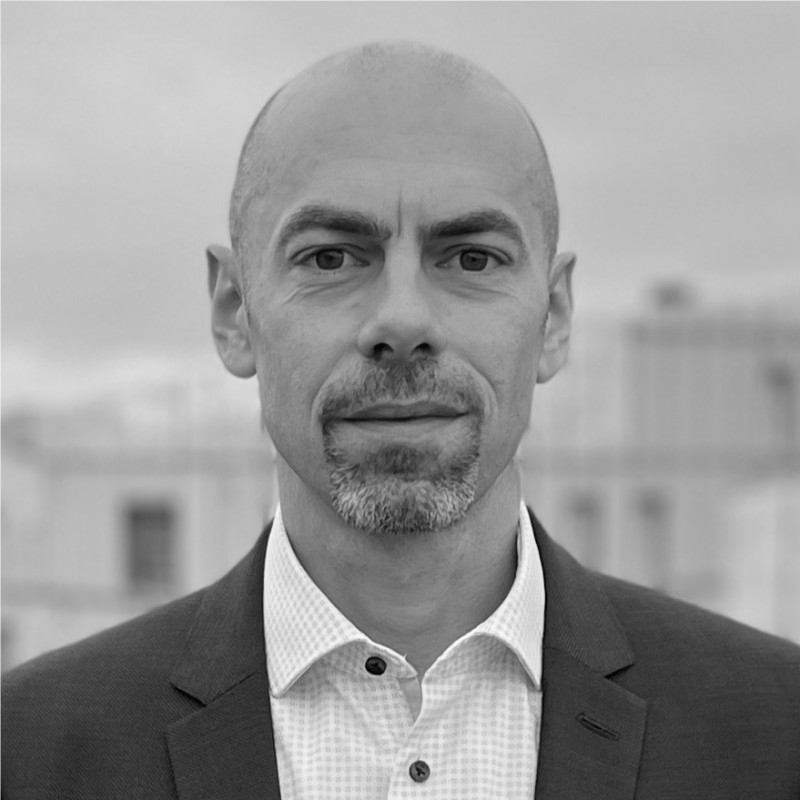
%> input picture ex09/prega.pgm, 800 x 800 px
$ octave ex09.m   (GNU Octave 9; MATLAB toolbox functions it lacks are replaced by stand-ins)
%> lines starting %> are read from the running program, lines starting %| are printed output that depends on the picture; in (x1, y1, x2, y2) boxes, pixels count from 0 and x2, y2 are one past the last pixel; in counts of white or black regions, pixels touching at a corner belong together; the program's own positions count from 1
prega = imread("prega.pgm");
%> prega is the input picture: size 800x800 uint8; min 1, max 255, mean 152.7
api = imread("t2.pgm");
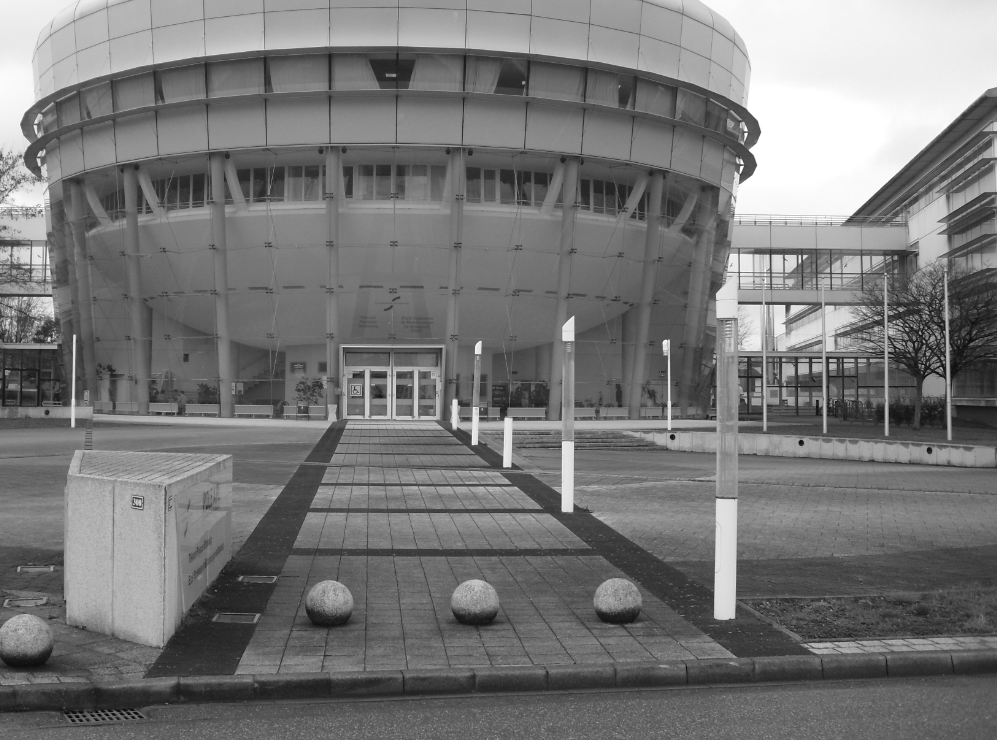
%> input picture ex09/t2.pgm, 997 x 740 px
%> api is the input picture: size 740x997 uint8; min 4, max 255, mean 119.1

pts_image = [0 0; 0 size(prega, 1); size(prega, 2) 0; size(prega, 2) size(prega, 1)];
%> pts_image = [0 0; 0 800; 800 0; 800 800]

pts_scene = [165 485; 232 452; 165 646; 232 555];
api = put_image(pts_scene, pts_image, api, prega);

pts_scene = [69 475; 165 487; 65 621; 164 645];
api = put_image(pts_scene, pts_image, api, prega);

pts_scene = [75 451; 230 454; 69 476; 164 487];
api = put_image(pts_scene, pts_image, api, prega);

pts_scene = [350 418; 438 422; 236 671; 732 654];
api = put_image(pts_scene, pts_image, api, prega);
imshow(api);

function [H] = get_homography(pts_scene, pts_image)
%> called with pts_scene = [165 485; 232 452; 165 646; 232 555], pts_image = [0 0; 0 800; 800 0; 800 800]
  n = size(pts_scene, 1);
  B = zeros(2*n, 9);

  for i=1:n;
      x = pts_scene(i, 1);
      y = pts_scene(i, 2);
      u = pts_image(i, 1);
      v = pts_image(i, 2);

      B(2*i-1, :) = [x y 1 0 0 0 -u*x -u*y -u];
      B(2*i, :) = [0 0 0 x y 1 -v*x -v*y -v];
  end

  [~, ~, V] = svd(B);

  H = reshape(V(:, end), 3, 3)';
end

function [scene] = put_image(pts_scene, pts_image, scene, image)
  H = get_homography(pts_scene, pts_image);
  min_x = min(pts_scene(:, 1));
  min_y = min(pts_scene(:, 2));
  max_x = max(pts_scene(:, 1));
  max_y = max(pts_scene(:, 2));

  for i=min_x:max_x
    for j=min_y:max_y
      p = H * [i; j; 1];
      p = p / p(3);
      p = round(p);

      if p(1) < 1 || p(1) > size(image, 2) || p(2) < 1 || p(2) > size(image, 1)
        continue
      end

      scene(j, i) = image(p(1), p(2));
    end
  end
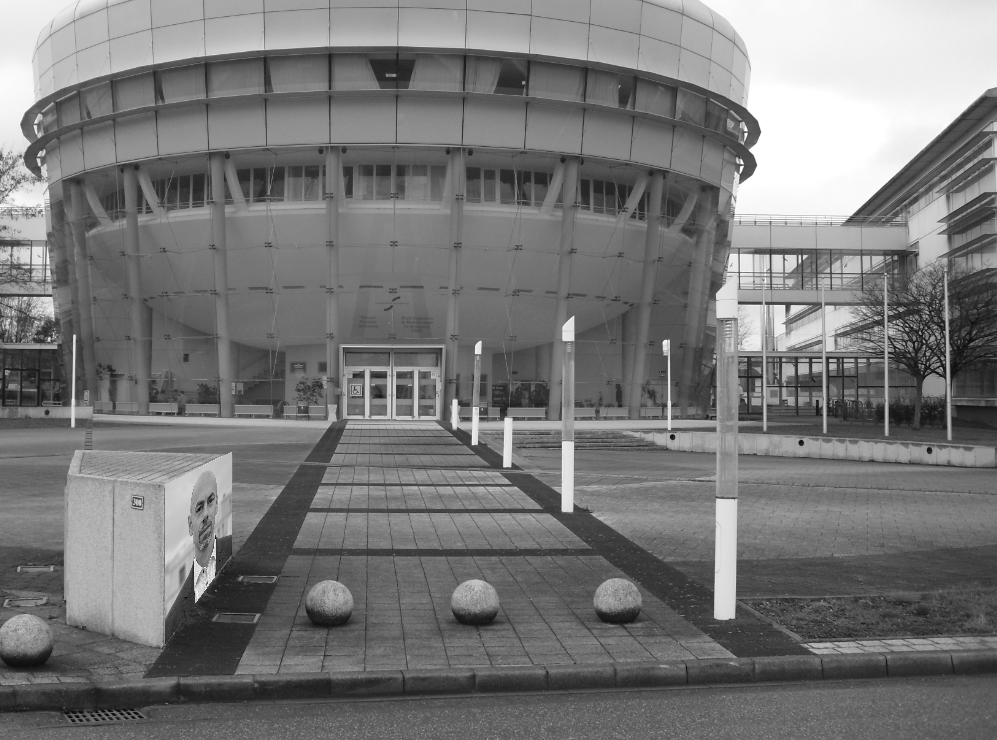
%> scene: size 740x997 uint8; 1.19% of pixels changed, all inside (x1, y1, x2, y2) = (165, 452, 232, 644)
%> call 2 of put_image, with pts_scene = [69 475; 165 487; 65 621; 164 645], pts_image = [0 0; 0 800; 800 0; 800 800]
%> after the loop in put_image (call 2), `for i=min_x:max_x`:
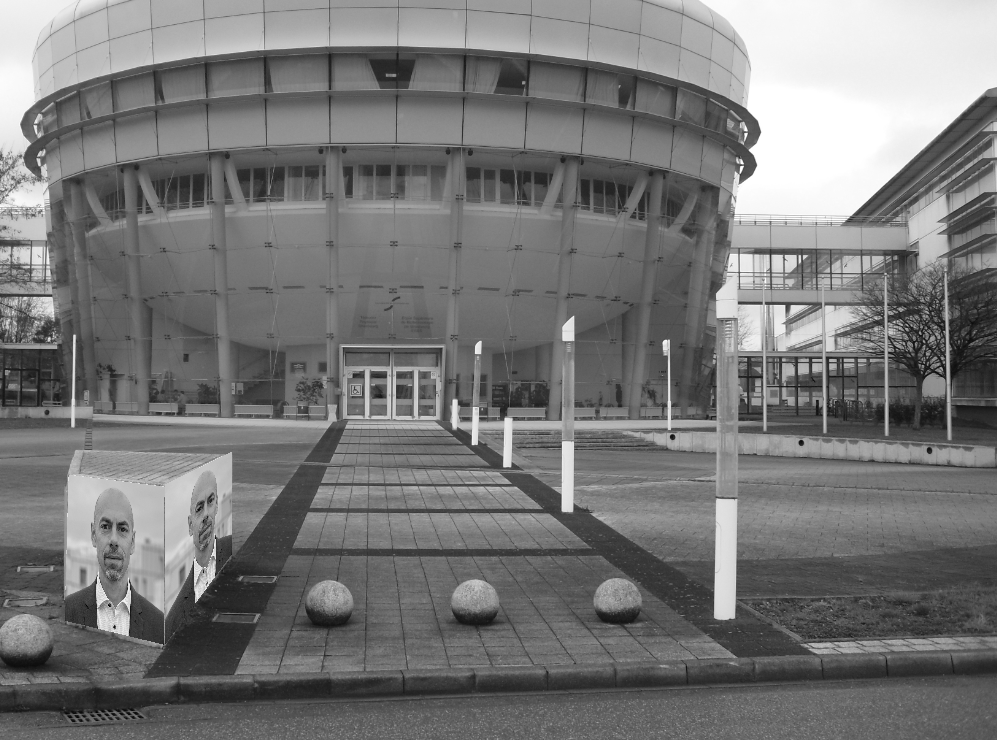
%> scene: size 740x997 uint8; 2.01% of pixels changed, all inside (x1, y1, x2, y2) = (65, 475, 165, 645)
%> call 3 of put_image, with pts_scene = [75 451; 230 454; 69 476; 164 487], pts_image = [0 0; 0 800; 800 0; 800 800]
%> after the loop in put_image (call 3), `for i=min_x:max_x`:
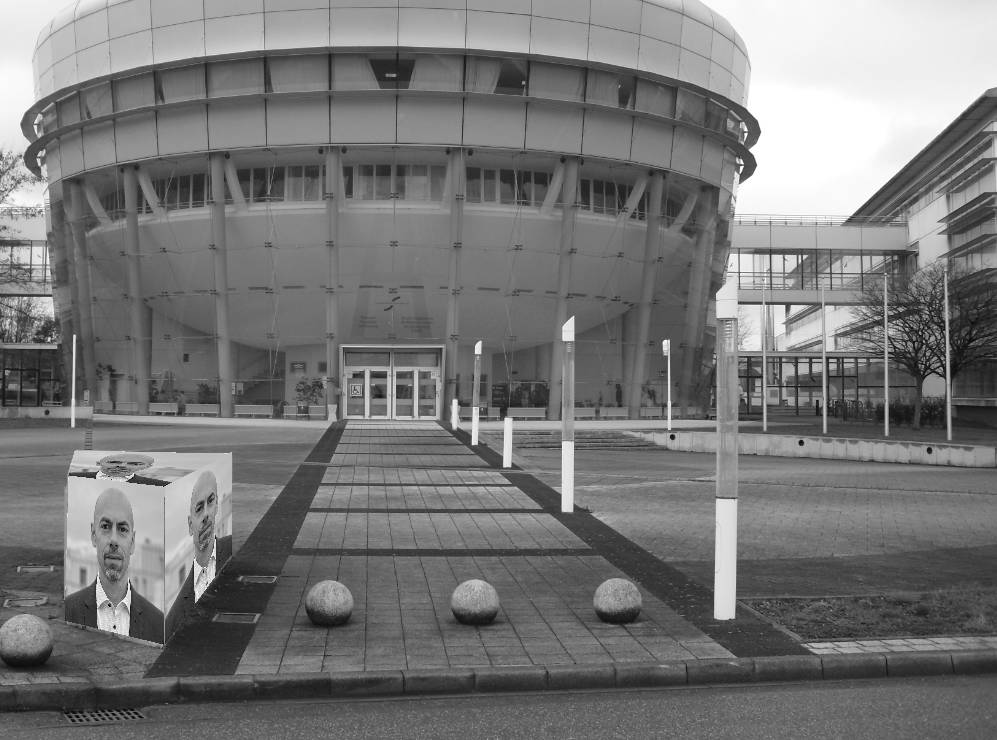
%> scene: size 740x997 uint8; 0.52% of pixels changed, all inside (x1, y1, x2, y2) = (69, 451, 228, 487)
%> call 4 of put_image, with pts_scene = [350 418; 438 422; 236 671; 732 654], pts_image = [0 0; 0 800; 800 0; 800 800]
%> after the loop in put_image (call 4), `for i=min_x:max_x`:
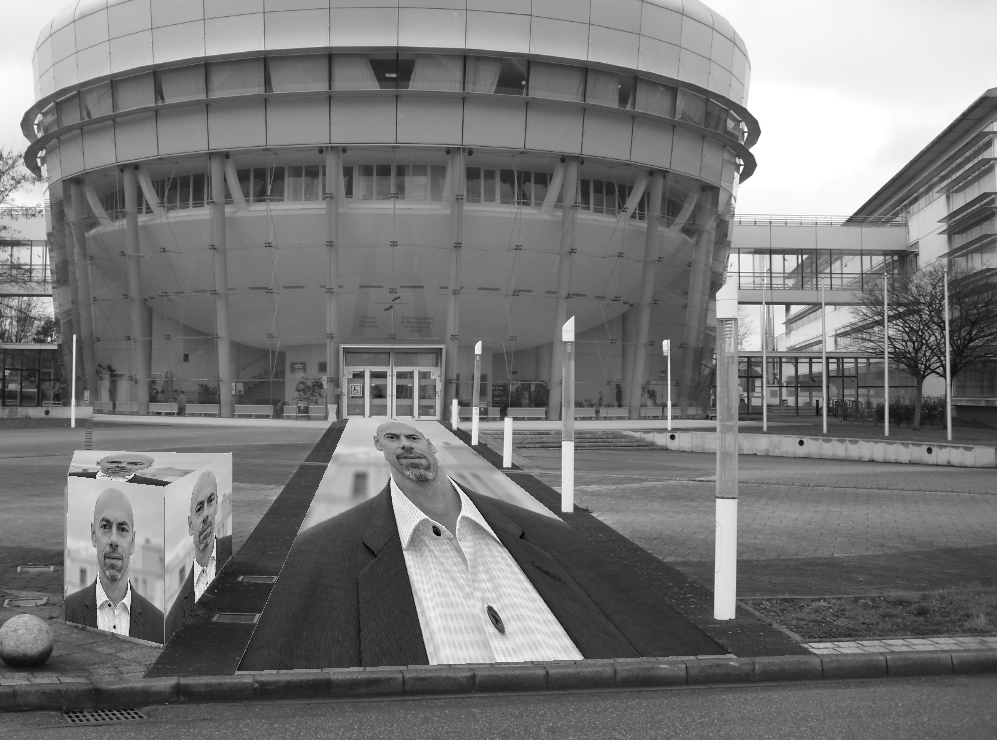
%> scene: size 740x997 uint8; 9.7% of pixels changed, all inside (x1, y1, x2, y2) = (236, 418, 732, 671)
end
